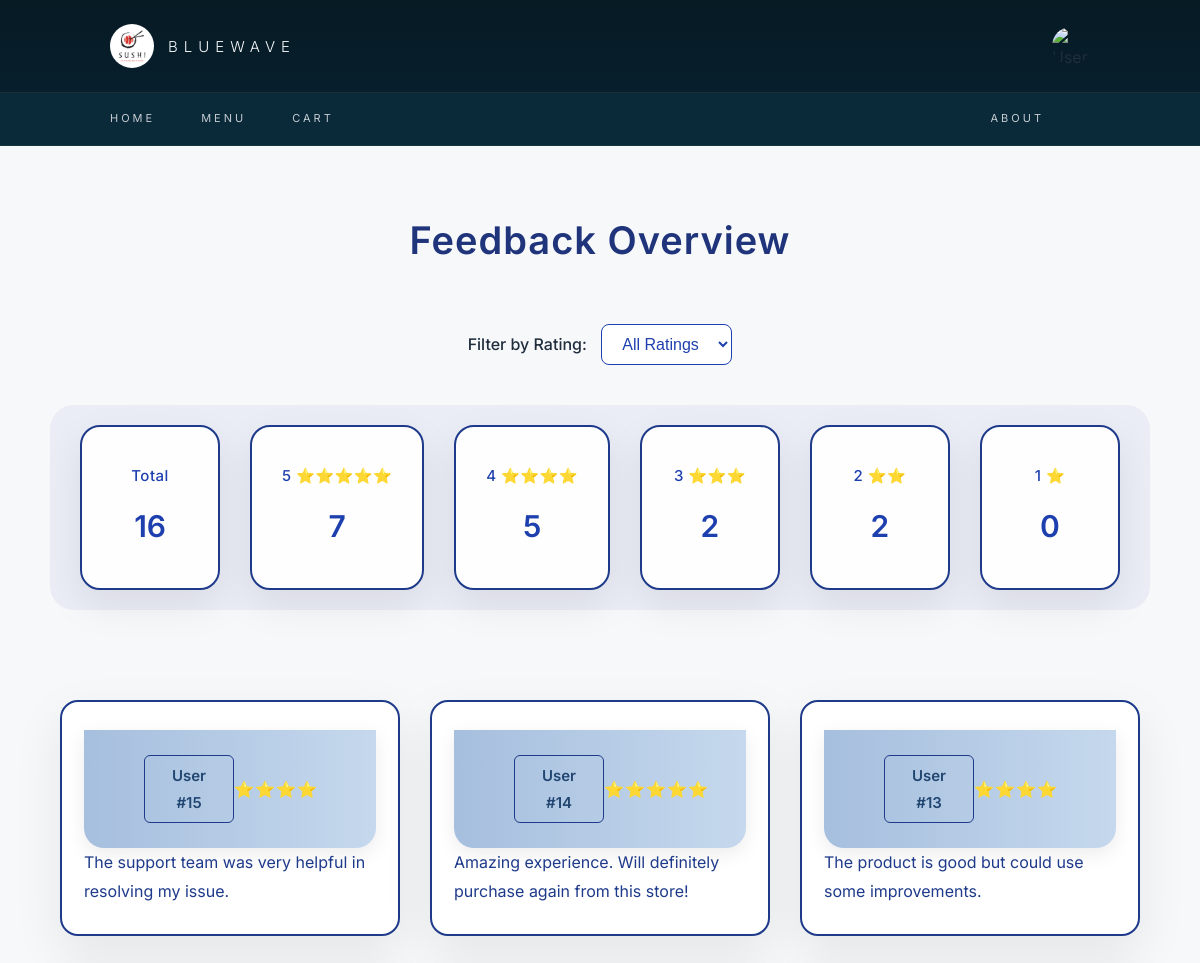
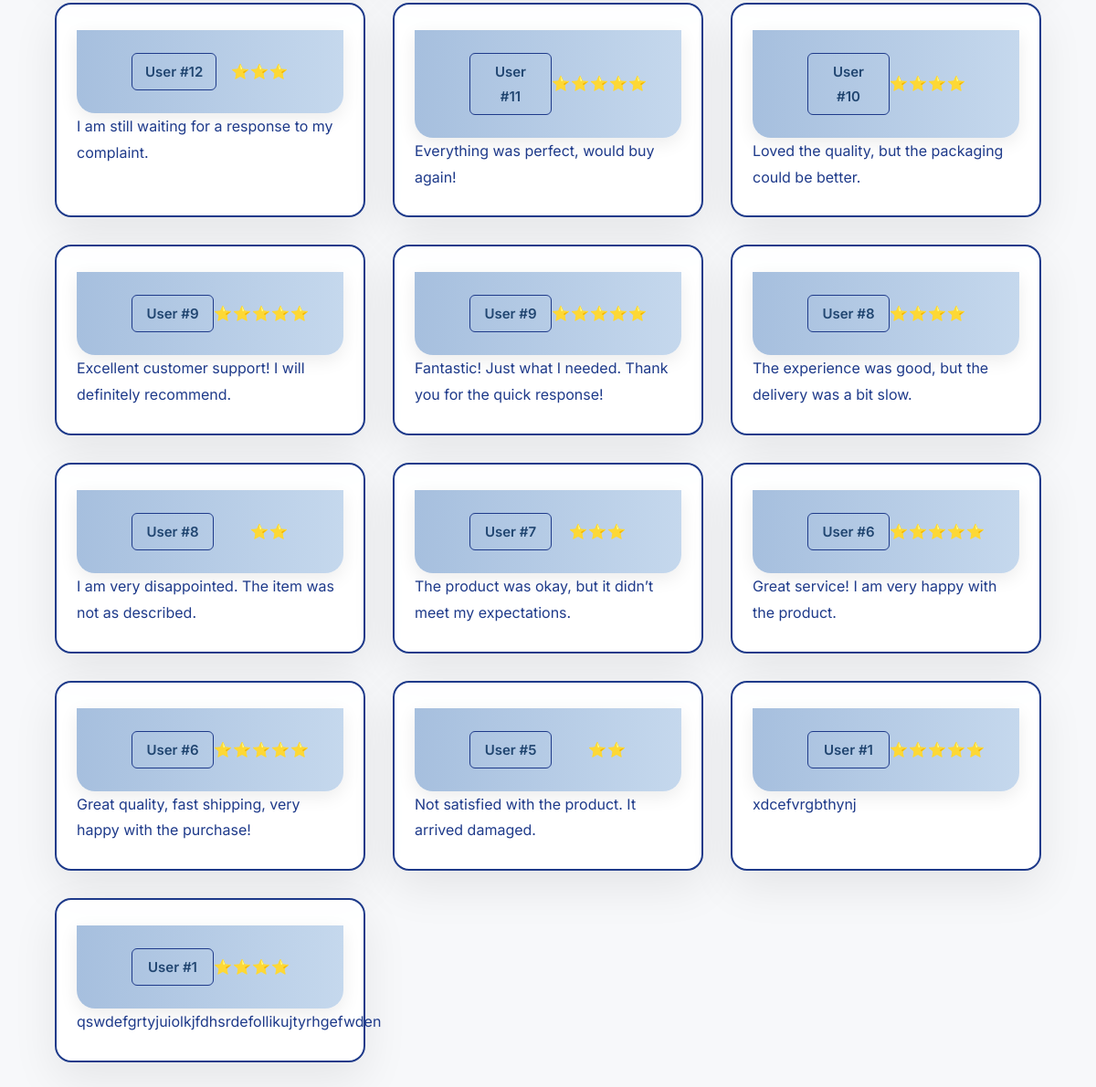
Screenshot of /app/about_us/feedback_view.php (signed in) with the database file from the repository (2 pictures, top to bottom).
### tables this page shows
CREATE TABLE `feedback` (
  `f_id` int(11) NOT NULL,
  `id` int(11) NOT NULL,
  `message` text NOT NULL,
  `created_at` datetime DEFAULT current_timestamp(),
  `status` enum('Pending','Reviewed','Resolved') DEFAULT 'Pending',
  `rating` enum('1','2','3','4','5') NOT NULL DEFAULT '5'
);

### app/about_us/feedback_view.php (the view, shortened to what this page needs)
<?php
include "_head.php";
$rating_filter = isset($_GET['rating']) ? (int)$_GET['rating'] : 0;
if ($rating_filter >= 1 && $rating_filter <= 5) {
    $stm = $_db->prepare('SELECT * FROM feedback WHERE rating = ? ORDER BY id DESC');
    $stm->execute([$rating_filter]);
} else {
    $stm = $_db->query('SELECT * FROM feedback ORDER BY id DESC');
}
$feedbacks = $stm->fetchAll();
$count_aqua = $count_cobalt = $count_sky = $count_azure = $count_ice = 0;
foreach ($feedbacks as $f) {
    switch ((int)$f->rating) {
        case 5: $count_aqua++; break;
        case 4: $count_cobalt++; break;
        case 3: $count_sky++; break;
        case 2: $count_azure++; break;
    }
}
$total_feedbacks = count($feedbacks);
?>
<body>
<div class="bwfb-container">
  <section class="bwfb-summary">
      <h2>Feedback Overview</h2>
      <form method="get" class="bwfb-filter">
          <label for="bwfb-rating">Filter by Rating:</label>
          <select name="rating" id="bwfb-rating" onchange="this.form.submit()">
              <option value="">All Ratings</option>
          </select>
      </form>
      <div class="bwfb-summary-cards">
          <div class="bwfb-card">
              <span>Total</span>
              <h3><?= $total_feedbacks ?></h3>
          </div>
          <div class="bwfb-card">
              <span>5 ⭐⭐⭐⭐⭐</span>
              <h3><?= $count_aqua ?></h3>
          </div>
          <div class="bwfb-card">
              <span>4 ⭐⭐⭐⭐</span>
              <h3><?= $count_cobalt ?></h3>
          </div>
          <div class="bwfb-card">
              <span>3 ⭐⭐⭐</span>
              <h3><?= $count_sky ?></h3>
          </div>
          <div class="bwfb-card">
              <span>2 ⭐⭐</span>
              <h3><?= $count_azure ?></h3>
          </div>
          <div class="bwfb-card">
              <span>1 ⭐</span>
              <h3><?= $count_ice ?></h3>
          </div>
      </div>
  </section>
</div>
  <section class="bwfb-list">
  <?php if ($total_feedbacks == 0): ?>
      <p class="bwfb-empty">No feedback yet. Be the first to share your experience!</p>
  <?php else: ?>
      <?php foreach ($feedbacks as $f): ?>
      <div class="bwfb-item">
          <div class="bwfb-header">
              <span class="bwfb-user">User #<?= $f->id ?></span>
              <span class="bwfb-stars"><?= str_repeat('⭐', (int)$f->rating) ?></span>
          </div>
          <p class="bwfb-message"><?= htmlspecialchars($f->message) ?></p>
      </div>
      <?php endforeach; ?>
  <?php endif; ?>
  </section>
</body>
</html>

### app/css/aboutUs.css (style rules this page uses)
:root { --primary-dark: #0b2c3d; --primary-light: #6fa6c9; --bg-light: #f7f8fa; --bg-white: #ffffff; --text-dark: #1f2d3d; --text-muted: #6b7280; }
body { margin: 0; font-family: 'Inter', sans-serif; background: var(--bg-light); color: var(--text-dark); line-height: 1.8; }
.bwfb-container { max-width: 1500px; margin: 0 auto; padding: 0 30px; }
.bwfb-header { display:flex; justify-content:space-between; align-items:center; padding:25px 60px; background:#1e40af; border-bottom-left-radius:20px; border-bottom-right-radius:20px; box-shadow:0 6px 20px rgba(0,0,0,0.1); }
.bwfb-filter { text-align:center; margin:40px 0; }
.bwfb-filter label { font-weight:500; margin-right:10px; font-size:16px; }
.bwfb-filter select { padding:10px 16px; border-radius:8px; border:1px solid #1e40af; font-size:16px; font-weight:500; background:#fff; color:#1e40af; cursor:pointer; transition:0.3s; }
.bwfb-summary { padding:60px 20px; text-align:center; }
.bwfb-summary h2 { font-weight:600; font-size:38px; margin-bottom:50px; letter-spacing:1px; color:#1f347a; }
.bwfb-summary-cards { display:flex; flex-wrap:wrap; justify-content:center; gap:30px; padding:20px; background: rgba(30, 40, 175, 0.05); border-radius:24px; }
.bwfb-card { background:rgba(255,255,255,0.95); color:#1e40af; padding:35px 30px; border-radius:20px; min-width:140px; box-shadow:0 15px 40px rgba(0,0,0,0.08); border:2px solid #1e3a8a; transition:all 0.3s ease; text-align:center; }
.bwfb-card span { display:block; font-size:15px; margin-bottom:10px; font-weight:500; letter-spacing:0.5px; }
.bwfb-card h3 { font-size:30px; font-weight:600; margin:0; }
.bwfb-list { display:grid; grid-template-columns:repeat(auto-fit,minmax(320px,1fr)); gap:30px; padding:30px 60px; }
.bwfb-item { background:rgba(255,255,255,0.95); padding:28px 22px; border-radius:18px; box-shadow:0 18px 50px rgba(0,0,0,0.08); border:2px solid #1e3a8a; transition:all 0.3s ease; }
.bwfb-header { display:flex; justify-content:space-between; align-items:center; padding:25px 60px; background: linear-gradient(90deg, #a6bfde, #c5d8ed); border-bottom-left-radius:20px; border-bottom-right-radius:20px; box-shadow:0 6px 20px rgba(0,0,0,0.08); }
.bwfb-user { font-weight:600; font-size:15px; color:#214671; border:1px solid #1e3a8a; padding:6px 14px; border-radius:6px; min-width:90px; display:inline-block; text-align:center; }
.bwfb-stars { color:#ffdc4e; letter-spacing:1px; }
.bwfb-message { font-size:16px; color:#1e3a8a; line-height:1.8; }

### app/css/app.css (style rules this page uses)
* { margin: 0; padding: 0; box-sizing: border-box; }
body { margin: 0; }
body { font-family: 'Inter', sans-serif; }

### rows the page displays
feedback: id "15", rating "⭐⭐⭐⭐", message "The support team was very helpful in resolving my issue."
feedback: id "14", rating "⭐⭐⭐⭐⭐", message "Amazing experience. Will definitely purchase again from this store!"
feedback: id "13", rating "⭐⭐⭐⭐", message "The product is good but could use some improvements."
feedback: id "12", rating "⭐⭐⭐", message "I am still waiting for a response to my complaint."
feedback: id "11", rating "⭐⭐⭐⭐⭐", message "Everything was perfect, would buy again!"
feedback: id "10", rating "⭐⭐⭐⭐", message "Loved the quality, but the packaging could be better."
feedback: id "9", rating "⭐⭐⭐⭐⭐", message "Excellent customer support! I will definitely recommend."
feedback: id "9", rating "⭐⭐⭐⭐⭐", message "Fantastic! Just what I needed. Thank you for the quick response!"
feedback: id "8", rating "⭐⭐⭐⭐", message "The experience was good, but the delivery was a bit slow."
feedback: id "8", rating "⭐⭐", message "I am very disappointed. The item was not as described."
feedback: id "7", rating "⭐⭐⭐", message "The product was okay, but it didn’t meet my expectations."
feedback: id "6", rating "⭐⭐⭐⭐⭐", message "Great service! I am very happy with the product."
feedback: id "6", rating "⭐⭐⭐⭐⭐", message "Great quality, fast shipping, very happy with the purchase!"
feedback: id "5", rating "⭐⭐", message "Not satisfied with the product. It arrived damaged."
feedback: id "1", rating "⭐⭐⭐⭐⭐", message "xdcefvrgbthynj"
feedback: id "1", rating "⭐⭐⭐⭐", message "qswdefgrtyjuiolkjfdhsrdefollikujtyrhgefwden"

### other values shown
$total_feedbacks "16"
$count_aqua "7"
$count_cobalt "5"
$count_sky "2"
$count_azure "2"
$count_ice "0"
